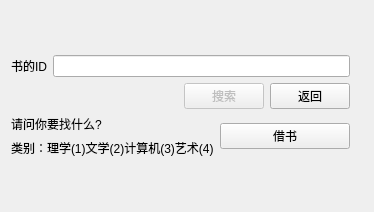
<?xml version="1.0" encoding="UTF-8"?>
<ui version="4.0">
 <class>Dialog</class>
 <widget class="QDialog" name="Dialog">
  <property name="geometry">
   <rect>
    <x>0</x>
    <y>0</y>
    <width>374</width>
    <height>212</height>
   </rect>
  </property>
  <property name="windowTitle">
   <string>按条件查找</string>
  </property>
  <layout class="QGridLayout" name="gridLayout">
   <item row="0" column="0">
    <layout class="QVBoxLayout" name="verticalLayout_3">
     <item>
      <layout class="QVBoxLayout" name="verticalLayout">
       <item>
        <layout class="QHBoxLayout" name="horizontalLayout_2">
         <item>
          <widget class="QLabel" name="label">
           <property name="text">
            <string>书的ID</string>
           </property>
          </widget>
         </item>
         <item>
          <widget class="QLineEdit" name="lineEdit"/>
         </item>
        </layout>
       </item>
       <item>
        <layout class="QHBoxLayout" name="horizontalLayout">
         <item>
          <spacer name="horizontalSpacer">
           <property name="orientation">
            <enum>Qt::Horizontal</enum>
           </property>
           <property name="sizeHint" stdset="0">
            <size>
             <width>40</width>
             <height>20</height>
            </size>
           </property>
          </spacer>
         </item>
         <item>
          <widget class="QPushButton" name="pushButton">
           <property name="enabled">
            <bool>false</bool>
           </property>
           <property name="text">
            <string>搜索</string>
           </property>
          </widget>
         </item>
         <item>
          <widget class="QPushButton" name="pushButton_2">
           <property name="enabled">
            <bool>true</bool>
           </property>
           <property name="text">
            <string>返回</string>
           </property>
          </widget>
         </item>
        </layout>
       </item>
      </layout>
     </item>
     <item>
      <layout class="QHBoxLayout" name="horizontalLayout_3">
       <item>
        <layout class="QVBoxLayout" name="verticalLayout_2">
         <item>
          <widget class="QLabel" name="label_2">
           <property name="text">
            <string>请问你要找什么?</string>
           </property>
          </widget>
         </item>
         <item>
          <widget class="QLabel" name="label_4">
           <property name="text">
            <string>类别：理学(1)文学(2)计算机(3)艺术(4)</string>
           </property>
          </widget>
         </item>
        </layout>
       </item>
       <item>
        <widget class="QPushButton" name="Lend_Button">
         <property name="text">
          <string>借书</string>
         </property>
        </widget>
       </item>
      </layout>
     </item>
    </layout>
   </item>
   <item row="0" column="1">
    <widget class="QLabel" name="label_3">
     <property name="text">
      <string/>
     </property>
    </widget>
   </item>
  </layout>
 </widget>
 <resources/>
 <connections>
  <connection>
   <sender>pushButton_2</sender>
   <signal>clicked()</signal>
   <receiver>Dialog</receiver>
   <slot>reject()</slot>
   <hints>
    <hint type="sourcelabel">
     <x>245</x>
     <y>73</y>
    </hint>
    <hint type="destinationlabel">
     <x>189</x>
     <y>97</y>
    </hint>
   </hints>
  </connection>
  <connection>
   <sender>lineEdit</sender>
   <signal>textChanged(QString)</signal>
   <receiver>Dialog</receiver>
   <slot>on_line_textChanged()</slot>
   <hints>
    <hint type="sourcelabel">
     <x>126</x>
     <y>38</y>
    </hint>
    <hint type="destinationlabel">
     <x>32</x>
     <y>63</y>
    </hint>
   </hints>
  </connection>
 </connections>
 <slots>
  <slot>on_line_textChanged()</slot>
 </slots>
</ui>
